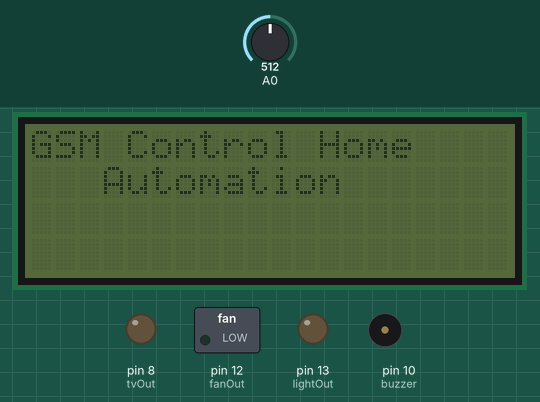
Simulated run of this sketch. Board: Arduino Uno, built with avr-gcc and run on an emulated ATmega328P. Parts: 20×4 character LCD, switched loads named in the sketch (green lamp = pin HIGH), output pins drawn as LEDs (lit = HIGH), buzzer (waves = sounding, pin HIGH). The test bench sets the inputs (shaded band); at power-on: A0 = 512. The modem accepts every AT command (registered, SIM ready, sends succeed) and sends nothing else.

Above: at 0.1 s.
At 19.5 s:
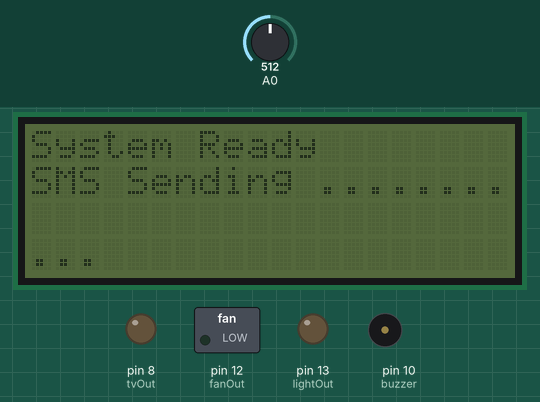
At 24.8 s:
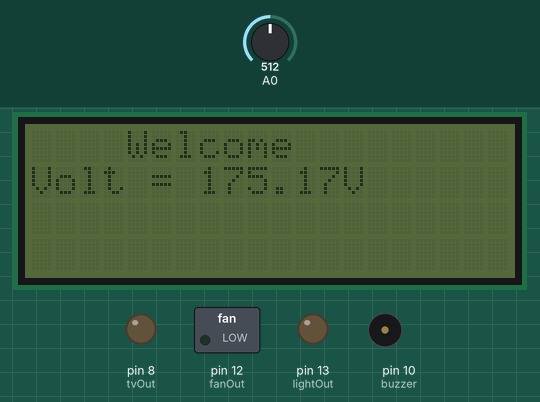
At 35.0 s:
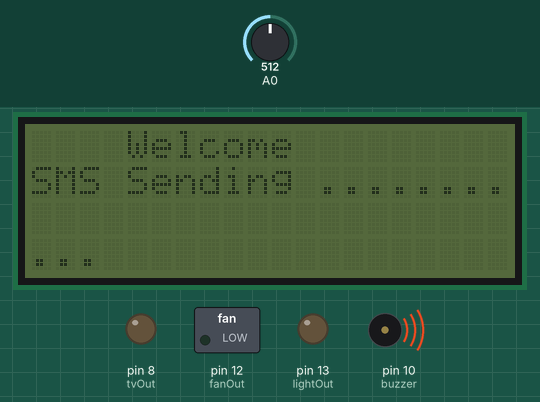
Timing chart, 0 to 36.5 s (numbered marks = the images above):
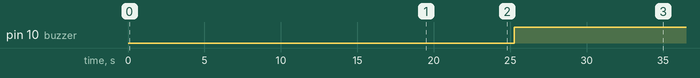

The sketch:

main.ino
```cpp
#include <LiquidCrystal_I2C.h>  // Include the lcd library
#include <SoftwareSerial.h> // Library for using serial communication
LiquidCrystal_I2C lcd(0x27,20,4);

SoftwareSerial gsm(8, 9);    // Pins 8 (RX), 9 (TX) are used as used as software serial pins

String incomingData = "";     // for storing incoming serial data
unsigned short lightOut = 13; // Initialized a pin for relay module
unsigned short fanOut = 12;
unsigned short tvOut = 8;
int input = A0;
int buzzer = 10;
int inputstate;
float varr = 0;
float volt = 0;
int parr;
void setup() {

  Serial.begin(9600); // baudrate for serial monitor
  gsm.begin(9600);    // baudrate for GSM shield
  lcd.init();                      // initialize the lcd

  pinMode(lightOut, OUTPUT);
  pinMode(fanOut, OUTPUT);
  pinMode(tvOut, OUTPUT);
  pinMode(A0, INPUT);
  pinMode(buzzer, OUTPUT);


 digitalWrite(buzzer, LOW);
  digitalWrite(lightOut, LOW);
  digitalWrite(fanOut, LOW);
  digitalWrite(tvOut, LOW);


  lcd.print("GSM Control Home");
  lcd.setCursor(0, 1);
  lcd.print("   Automation   ");
  delay(2000);
  showInitializingMsg();
  lcd.clear();
  lcd.print("System Ready");
  delay(1000);
  gsm.println("AT+CMGF=1");
  delay(200);

  sendMessage("System Ready");

  gsm.println("AT+CNMI=2,2,0,0,0");
  delay(200);

  lcd.clear();
  lcd.setCursor(0, 0);
  lcd.print("    Welcome     ");

}

void loop() {

varr = analogRead(A0);

 volt = (varr * 350 )/1023;

 lcd.setCursor(0, 0);
 lcd.print("    Welcome     ");
 lcd.setCursor(0, 1);
 lcd.print("Volt = ");
 lcd.print(volt);
  lcd.print("V                 ");
delay(500);


  if (volt >= 280 ){
 digitalWrite(buzzer,HIGH);
  lcd.setCursor(0, 1);
 lcd.print("High Voltage Detect");
 delay(2000);
 sendMessage("High Voltage Detect");
  }

if (volt <= 180 ){
 digitalWrite(buzzer,HIGH);
  lcd.setCursor(0, 1);
 lcd.print("Low Voltage Detect");
 delay(2000);
 sendMessage("Low Voltage Detect");
  }


}

/*
   Function for loading animation
*/
void showInitializingMsg() {
  String msg = "Initializing";
  // Here i'm using 16x2 display. So, characters in every line is 16
  unsigned int restOfCellInLine = (16 - msg.length());
  lcd.clear();
  lcd.print(msg);

  for (int i = 0; i < restOfCellInLine; i++) {
    for (int j = 0; j < restOfCellInLine; j++) {
      lcd.print(".");
      delay(1000);
    }
    lcd.clear();
    lcd.print(msg);
  }
}

void sendMessage(String msg) {
  lcd.setCursor(0, 1);
 lcd.print("SMS Sending ...........");
  gsm.println("AT+CMGF=1");    // Set the GSM Module in Text Mode
  delay(1000);
  gsm.println("AT+CMGS=\"+8801920639338\""); // Replace it with your mobile number
  delay(1000);
  gsm.println(msg);       // The SMS text you want to send
  delay(1000);
  gsm.println((char)26);  // ASCII code of CTRL+Z
  delay(1000);
  gsm.println();
  delay(1000);
}


/*
   Function for receiving sms

void receiveSMS() {
  while (gsm.available()) {
    incomingData = gsm.readStringUntil('\0'); // Get the data from the serial port.
    incomingData.toLowerCase();
    Serial.print(incomingData);
  }
}
*/
/*
   Function for sending sms
*/
```

Measured:
- by itself, pin 10 (buzzer): LOW → HIGH at 25.3 s
- what the display in image 1 shows lasts 5.4 s, from 19.4 s to 24.8 s
- what the display in image 2 shows lasts 0.5 s, from 24.8 s to 25.3 s
